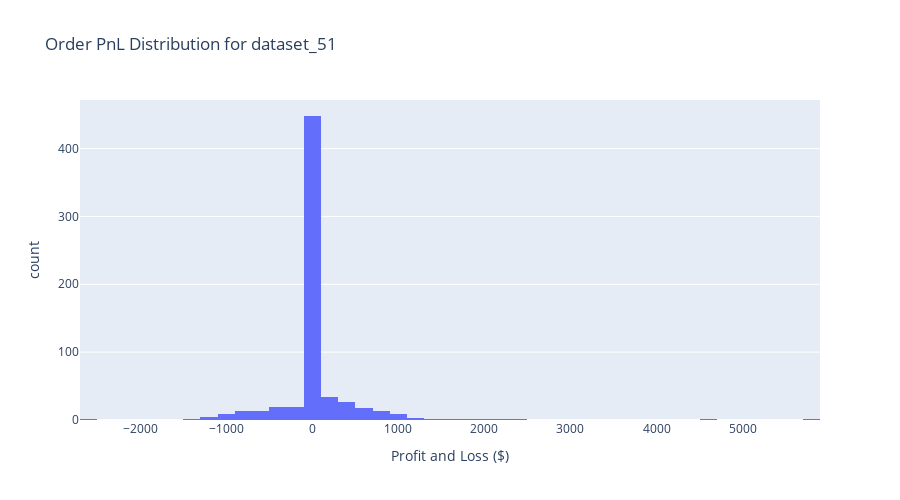
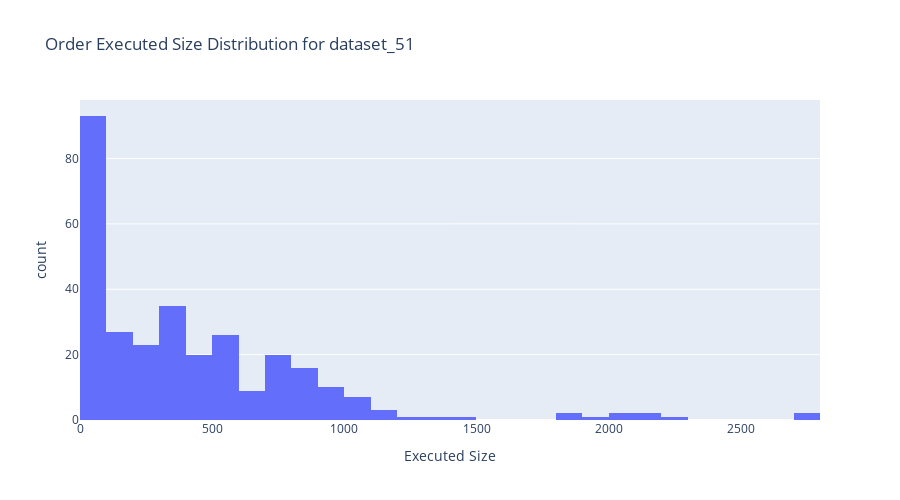

The notebook cell saved with these charts, in order:
### Code cell
# print the basic dataset stats: final value, volatility, VWR

# Get the basic stats
dataset_perf = test_results.strategies[analyze_strategy].datasets[dataset_name].get_performance()
bt_perf = test_results.strategies[analyze_strategy].datasets[dataset_name].get_bt_performance()
final_value = test_results.strategies[analyze_strategy].datasets[dataset_name].final_value
volatility = dataset_perf.loc[dataset_name, 'annual_volatility'] if not dataset_perf.empty else np.nan
vwr = bt_perf.loc[dataset_name, 'VWR'] if not bt_perf.empty and 'VWR' in bt_perf.columns else np.nan

display(Markdown(f"### Basic Dataset Stats for {dataset_name} on strategy {analyze_strategy}"))
display(Markdown(f"- **Final Value:** ${final_value:,.2f}"))
display(Markdown(f"- **Annual Volatility:** {volatility:.4f}"))
display(Markdown(f"- **VWR (Variability-Weighted Return):** {vwr:.4f}"))


order_history = test_results.strategies[analyze_strategy].datasets[dataset_name].get_orders()
total_comm=order_history['commission'].sum()
avg_pnl=order_history['pnl'].mean()
display(Markdown(f"**Total Commissions for {dataset_name}:** ${total_comm:,.2f}"))
display(Markdown(f"**Average PnL for {dataset_name}:** ${avg_pnl:,.2f}"))
#display total number of orders and average size
total_orders = order_history.shape[0]
sell_orders = order_history[order_history['order_type'] == 'SELL']
buy_orders = order_history[order_history['order_type'] == 'BUY']


# calculate and display profit loss ratio
# Filter winning and losing trades (based on sell orders which realize P&L)
winning_trades = sell_orders[sell_orders['pnl'] > 0]
losing_trades = sell_orders[sell_orders['pnl'] < 0]

if len(winning_trades) > 0 and len(losing_trades) > 0:
    avg_win = winning_trades['pnl'].mean()
    avg_loss = abs(losing_trades['pnl'].mean())
    profit_loss_ratio = avg_win / avg_loss
    
    win_rate = len(winning_trades) / len(sell_orders) * 100
    loss_rate = len(losing_trades) / len(sell_orders) * 100
    
    display(Markdown(f"### Profit/Loss Ratio Analysis for {dataset_name}"))
    display(Markdown(f"- **Profit/Loss Ratio:** {profit_loss_ratio:.2f}:1"))
    display(Markdown(f"- **Average Winning Trade:** ${avg_win:,.2f}"))
    display(Markdown(f"- **Average Losing Trade:** ${avg_loss:,.2f}"))
    display(Markdown(f"- **Win Rate:** {win_rate:.1f}% ({len(winning_trades)} trades)"))
    display(Markdown(f"- **Loss Rate:** {loss_rate:.1f}% ({len(losing_trades)} trades)"))
    
    # Calculate APPT (Average Profitability Per Trade)
    appt = (win_rate/100 * avg_win) - (loss_rate/100 * avg_loss)
    display(Markdown(f"- **APPT (Average Profitability Per Trade):** ${appt:,.2f}"))
else:
    display(Markdown(f"**Note:** Insufficient data to calculate Profit/Loss Ratio"))

buy_orders = order_history[order_history['order_type'] == 'BUY']
sell_orders = order_history[order_history['order_type'] == 'SELL']
avg_order_size = buy_orders['executed_size'].mean()
display(Markdown(f"**Total Orders for {dataset_name}:** {total_orders}"))
display(Markdown(f"**Average Order Size for {dataset_name}:** {avg_order_size:,.2f}"))
# from sell_orders display the average pnl per asset
avg_pnl_sell = sell_orders.groupby('asset')['pnl'].sum()
avg_pnl_sell.sort_values(ascending=False, inplace=True)
display(Markdown(f"**Average PnL per Asset for {dataset_name}:**"))
display(avg_pnl_sell)

#plot an histogram of the order PnL
fig_pnl = px.histogram(order_history, x='pnl', nbins=50, title=f'Order PnL Distribution for {dataset_name}',
                       labels={'pnl': 'Profit and Loss ($)'})
fig_pnl.update_layout(height=500)
pyoff.iplot(fig_pnl)

#plot an histogram of the order PnL
fig_pnl = px.histogram(buy_orders, x='executed_size', nbins=50, title=f'Order Executed Size Distribution for {dataset_name}',
                       labels={'executed_size': 'Executed Size'})
fig_pnl.update_layout(height=500)
pyoff.iplot(fig_pnl)

### Figure 1 — Plotly figure (JSON) as saved in the notebook; plotly's stock layout.template omitted (floating-point values rounded to 4 significant figures; data arrays with more than 128 entries replaced by an {"elided": "..."} marker saying what was removed)
{"data": [{"bingroup": "x", "hovertemplate": "Profit and Loss ($)=%{x}<br>count=%{y}<extra></extra>", "legendgroup": "", "marker": {"color": "#636efa", "pattern": {"shape": ""}}, "name": "", "nbinsx": 50, "orientation": "v", "showlegend": false, "type": "histogram", "x": {"elided": "911 float values"}, "xaxis": "x", "yaxis": "y"}], "layout": {"barmode": "relative", "height": 500, "legend": {"tracegroupgap": 0}, "title": {"text": "Order PnL Distribution for dataset_51"}, "xaxis": {"anchor": "y", "domain": [0, 1], "title": {"text": "Profit and Loss ($)"}}, "yaxis": {"anchor": "x", "domain": [0, 1], "title": {"text": "count"}}}}

### Figure 2 — Plotly figure (JSON) as saved in the notebook; plotly's stock layout.template omitted (floating-point values rounded to 4 significant figures; data arrays with more than 128 entries replaced by an {"elided": "..."} marker saying what was removed)
{"data": [{"bingroup": "x", "hovertemplate": "Executed Size=%{x}<br>count=%{y}<extra></extra>", "legendgroup": "", "marker": {"color": "#636efa", "pattern": {"shape": ""}}, "name": "", "nbinsx": 50, "orientation": "v", "showlegend": false, "type": "histogram", "x": {"elided": "302 float values"}, "xaxis": "x", "yaxis": "y"}], "layout": {"barmode": "relative", "height": 500, "legend": {"tracegroupgap": 0}, "title": {"text": "Order Executed Size Distribution for dataset_51"}, "xaxis": {"anchor": "y", "domain": [0, 1], "title": {"text": "Executed Size"}}, "yaxis": {"anchor": "x", "domain": [0, 1], "title": {"text": "count"}}}}
